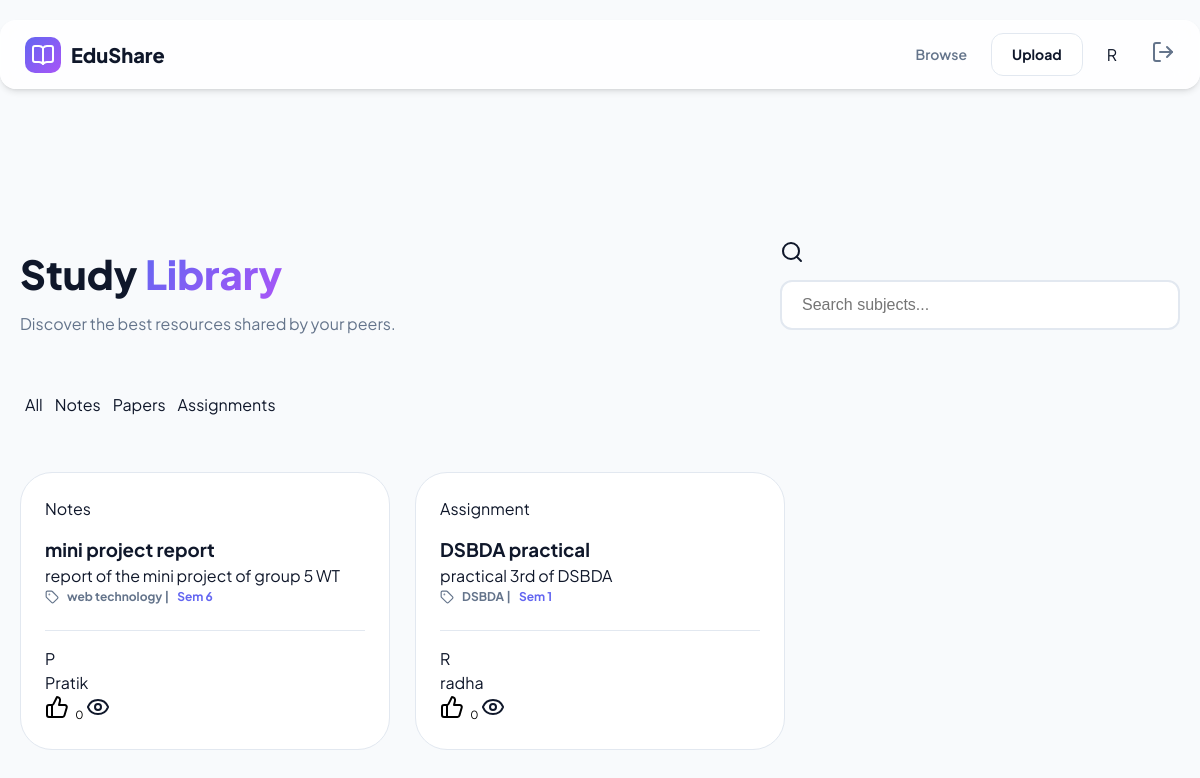
Screenshot of /browse/ (signed in) with the database file from the repository.
### application/models.py (models this page shows, shortened)
class Material(models.Model):
    CATEGORY_CHOICES = [
        ('Notes', 'Notes'),
        ('Paper', 'Previous Year Papers'),
        ('Assignment', 'Assignments'),
    ]
    SEMESTER_CHOICES = [
        ('Sem 1', 'Semester 1'), ('Sem 2', 'Semester 2'),
        ('Sem 3', 'Semester 3'), ('Sem 4', 'Semester 4'),
        ('Sem 5', 'Semester 5'), ('Sem 6', 'Semester 6'),
        ('Sem 7', 'Semester 7'), ('Sem 8', 'Semester 8'),
    ]
    title = models.CharField(max_length=200)
    subject = models.CharField(max_length=100)
    semester = models.CharField(max_length=20, choices=SEMESTER_CHOICES, default='Sem 1')
    category = models.CharField(max_length=20, choices=CATEGORY_CHOICES)
    description = models.TextField(blank=True)
    file = models.FileField(upload_to='materials/')
    uploaded_by = models.ForeignKey(User, on_delete=models.CASCADE)
    uploaded_at = models.DateTimeField(auto_now_add=True)
    likes = models.ManyToManyField(User, related_name='liked_materials', blank=True)
    @property
    def total_likes(self):
        return self.likes.count()

### application/views.py (the view)
# urls.py: path('browse/', views.browse_materials, name='browse'),
@login_required(login_url='login')
def browse_materials(request):
    query = request.GET.get('search')
    category = request.GET.get('category')
    materials = Material.objects.all().order_by('-uploaded_at')
    if query:
        materials = materials.filter(
            Q(title__icontains=query) | Q(subject__icontains=query)
        )
    if category and category != 'All':
        materials = materials.filter(category=category)
    return render(request, 'browse.html', {'materials': materials})

### templates/browse.html (shortened to what this page needs)
{% load static %}
<!DOCTYPE html>
<html lang="en">
<head>
    <link rel="stylesheet" href="{% static 'style.css' %}">
</head>
<body>
    <nav class="navbar">
        <div class="container nav-content">
            <a href="{% url 'index' %}" class="logo">
                <div class="logo-icon"><i data-lucide="book-open"></i></div>
                <span>EduShare</span>
            </a>
            <div class="nav-links">
                <a href="{% url 'browse' %}" class="nav-link active">Browse</a>
                <div id="nav-user" class="nav-links">
                    <a href="{% url 'upload' %}" class="btn btn-outline">Upload</a>
                    <div class="avatar" id="user-avatar">{{ user.username|slice:":1"|upper }}</div>
                    <form action="{% url 'logout' %}" method="post" style="display: inline; margin-left: 10px;">
                        <button type="submit" class="nav-link" style="border:none; background:none; cursor:pointer;">
                            <i data-lucide="log-out"></i>
                        </button>
                    </form>
                </div>
            </div>
        </div>
    </nav>
<main class="container">
    <header class="page-header">
        <div>
            <h1 style="font-size: 2.5rem; font-weight: 800; margin-bottom: 8px;">Study <span class="gradient-text">Library</span></h1>
            <p style="color: var(--text-muted);">Discover the best resources shared by your peers.</p>
        </div>
        <div class="search-bar">
            <form method="GET" action="{% url 'browse' %}" id="search-form">
                <i data-lucide="search" class="search-icon"></i>
                <input type="text" name="search" id="search-input" placeholder="Search subjects..." class="search-input" value="{{ request.GET.search }}">
            </form>
        </div>
    </header>
    <div class="filters" id="filters">
        <a href="?category=" class="filter-btn {% if not request.GET.category %}active{% endif %}" data-cat="">All</a>
        <a href="?category=Notes" class="filter-btn {% if request.GET.category == 'Notes' %}active{% endif %}" data-cat="Notes">Notes</a>
        <a href="?category=Paper" class="filter-btn {% if request.GET.category == 'Paper' %}active{% endif %}" data-cat="Paper">Papers</a>
        <a href="?category=Assignment" class="filter-btn {% if request.GET.category == 'Assignment' %}active{% endif %}" data-cat="Assignment">Assignments</a>
    </div>
    <div class="grid" id="materials-grid" style="display: grid; grid-template-columns: repeat(auto-fill, minmax(320px, 1fr)); gap: 24px; align-items: stretch;">
        {% for m in materials %}
        <div class="card" style="display: flex; flex-direction: column; height: 100%; padding: 24px; position: relative;">
            <div style="flex-grow: 1;">
                <span class="card-tag tag-{{ m.category|lower }}">{{ m.category }}</span>
                <h3 class="card-title" style="margin-top: 15px;">{{ m.title }}</h3>
                <p class="card-desc">{{ m.description|truncatechars:80 }}</p>
                <div style="font-size: 0.75rem; font-weight: 700; color: var(--text-muted); margin-bottom: 24px; display: flex; align-items: center; gap: 8px;">
                    <i data-lucide="tag" style="width: 14px; height: 14px;"></i>
                    {{ m.subject }} | <span style="color: var(--primary);">{{ m.semester }}</span>
                </div>
            </div>
            <div class="card-footer" style="margin-top: auto; padding-top: 16px; border-top: 1px solid var(--border);">
                <div class="user-info">
                    <div class="avatar">{{ m.uploaded_by.username|slice:":1"|upper }}</div>
                    <span class="user-name">{{ m.uploaded_by.username }}</span>
                </div>
                <div class="card-actions">
                    <button class="action-btn">
                        <i data-lucide="thumbs-up"></i>
                        <span style="font-size: 0.7rem; margin-left: 4px;">{{ m.total_likes }}</span>
                    </button>
                    <a href="{% url 'view_material' m.pk %}" class="action-btn">
                        <i data-lucide="eye"></i>
                    </a>
                </div>
            </div>
        </div>
        {% empty %}
        <div style="grid-column: 1 / -1; text-align: center; padding: 60px; color: var(--text-muted);">
            <i data-lucide="folder-open" style="width: 48px; height: 48px; margin-bottom: 16px; opacity: 0.5;"></i>
            <p>No materials found matching your search.</p>
        </div>
        {% endfor %}
    </div>
</main>
</body>
</html>

### static/style.css (style rules this page uses)
body { padding-top: 100px; }
:root { --primary: #6366f1; --primary-hover: #4f46e5; --secondary: #a855f7; --bg: #f8fafc; --text: #0f172a; --text-muted: #64748b; --white: #ffffff; --border: #e2e8f0; --glass: rgba(255, 255, 255, 0.8); --shadow: 0 4px 6px -1px rgb(0 0 0 / 0.1), 0 2px 4px -2px rgb(0 0 0 / 0.1); --shadow-lg: 0 10px 15px -3px rgb(0 0 0 / 0.1), 0 4px 6px -4px rgb(0 0 0 / 0.1); }
* { margin: 0; padding: 0; box-sizing: border-box; }
body { font-family: 'Plus Jakarta Sans', sans-serif; background-color: var(--bg); color: var(--text); line-height: 1.5; }
a { text-decoration: none; color: inherit; }
button { cursor: pointer; border: none; background: none; font-family: inherit; }
.container { max-width: 1200px; margin: 0 auto; padding: 0 20px; }
.navbar { position: fixed; top: 20px; left: 0; right: 0; z-index: 1000; }
.nav-content { background: var(--glass); backdrop-filter: blur(12px); border: 1px solid rgba(255, 255, 255, 0.3); border-radius: 16px; padding: 12px 24px; display: flex; justify-content: space-between; align-items: center; box-shadow: var(--shadow); }
.logo { display: flex; align-items: center; gap: 10px; font-weight: 800; font-size: 1.25rem; }
.logo-icon { width: 36px; height: 36px; background: linear-gradient(135deg, var(--primary), var(--secondary)); border-radius: 10px; display: flex; align-items: center; justify-content: center; color: white; }
.nav-links { display: flex; align-items: center; gap: 24px; }
.nav-link { font-size: 0.875rem; font-weight: 600; color: var(--text-muted); transition: color 0.2s; }
.btn { padding: 10px 20px; border-radius: 12px; font-weight: 700; font-size: 0.875rem; transition: all 0.2s; }
.btn-outline { background: var(--white); border: 1px solid var(--border); color: var(--text); }
.gradient-text { background: linear-gradient(135deg, var(--primary), var(--secondary)); -webkit-background-clip: text; -webkit-text-fill-color: transparent; }
.page-header { padding-top: 140px; margin-bottom: 48px; display: flex; justify-content: space-between; align-items: center; flex-wrap: wrap; gap: 20px; }
.search-bar { position: relative; width: 100%; max-width: 400px; }
.search-input { width: 100%; padding: 14px 14px 14px 48px; background: var(--white); border: 1px solid var(--border); border-radius: 16px; outline: none; transition: 0.3s; }
.grid { display: grid; grid-template-columns: repeat(auto-fill, minmax(320px, 1fr)); gap: 30px; padding-bottom: 60px; }
.card { background: var(--white); padding: 30px; border-radius: 32px; border: 1px solid var(--border); display: flex; flex-direction: column; height: 100%; transition: all 0.3s ease; }
.filters { display: flex; gap: 12px; margin-bottom: 40px; overflow-x: auto; padding: 5px 5px 15px 5px; white-space: nowrap; -ms-overflow-style: none; scrollbar-width: none; }
.auth-input, input[type="text"], input[type="password"], input[type="email"] { width: 100%; padding: 14px 20px; margin: 10px 0; border-radius: 12px; border: 2px solid #e2e8f0; background: white; font-size: 1rem; transition: all 0.3s ease; box-sizing: border-box; }
.grid { display: grid !important; grid-template-columns: repeat(auto-fill, minmax(300px, 1fr)) !important; gap: 25px !important; align-items: stretch !important; }
.card { height: 100% !important; display: flex !important; flex-direction: column !important; justify-content: space-between !important; background: var(--white); border: 1px solid var(--border); transition: transform 0.2s, box-shadow 0.2s; }

### rows the page displays
Material: category "Notes", title "mini project report", description "report of the mini project of group 5 WT", subject "web technology", semester "Sem 6", uploaded_by.username "P", uploaded_by.username "Pratik", total_likes "0"
Material: category "Assignment", title "DSBDA practical", description "practical 3rd of DSBDA", subject "DSBDA", semester "Sem 1", uploaded_by.username "R", uploaded_by.username "radha", total_likes "0"

### other values shown
{{ user.username|slice:":1"|upper }} "R"
